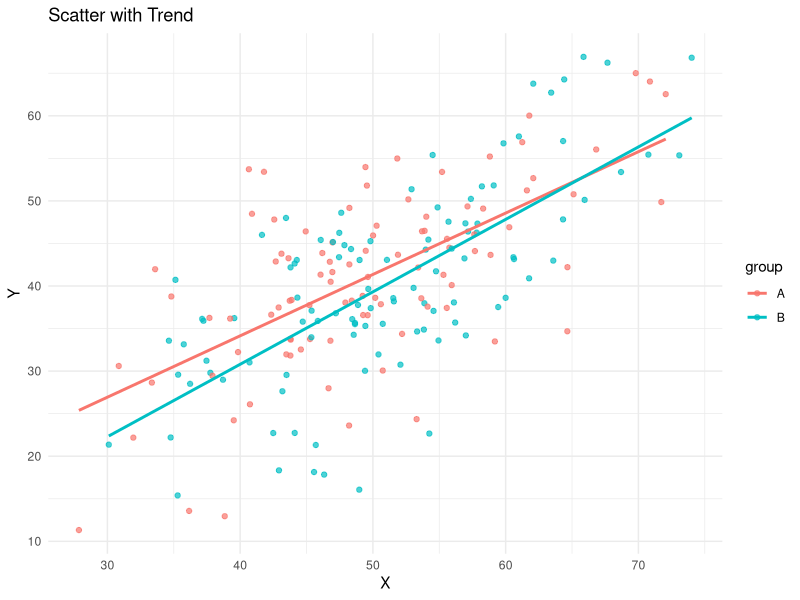
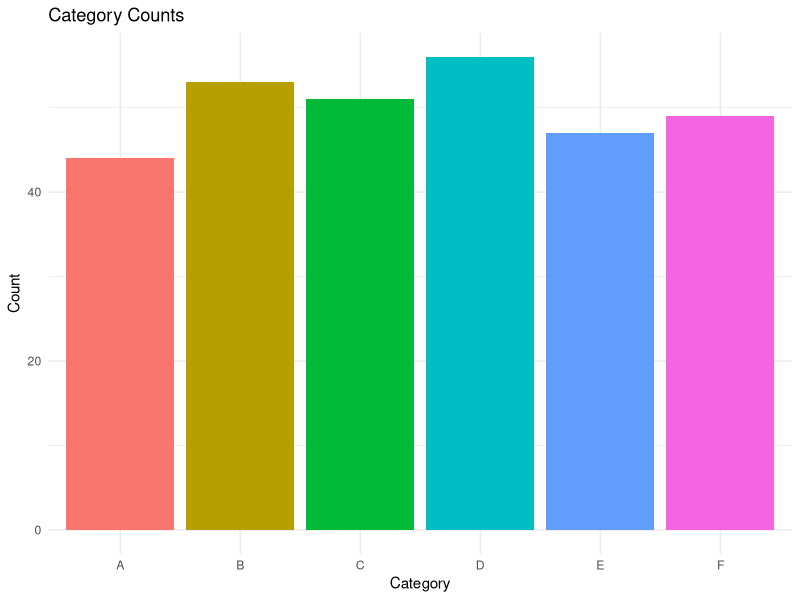
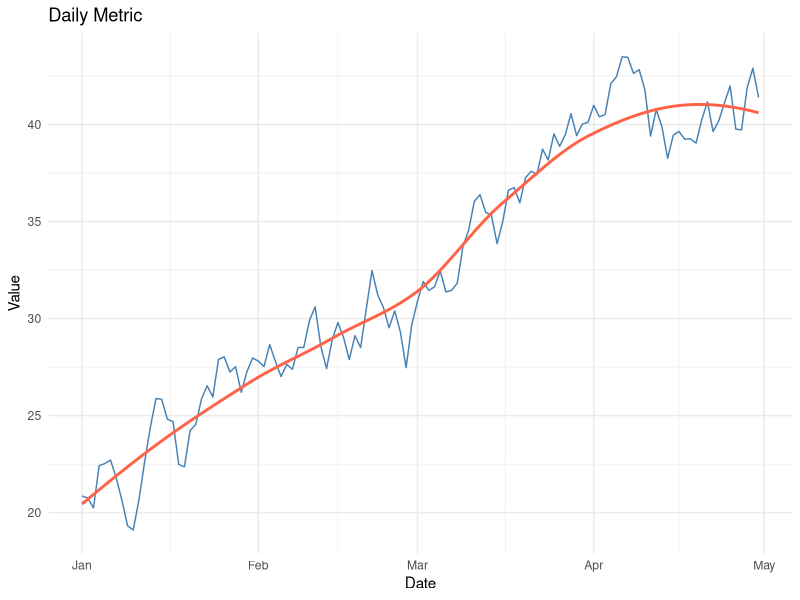
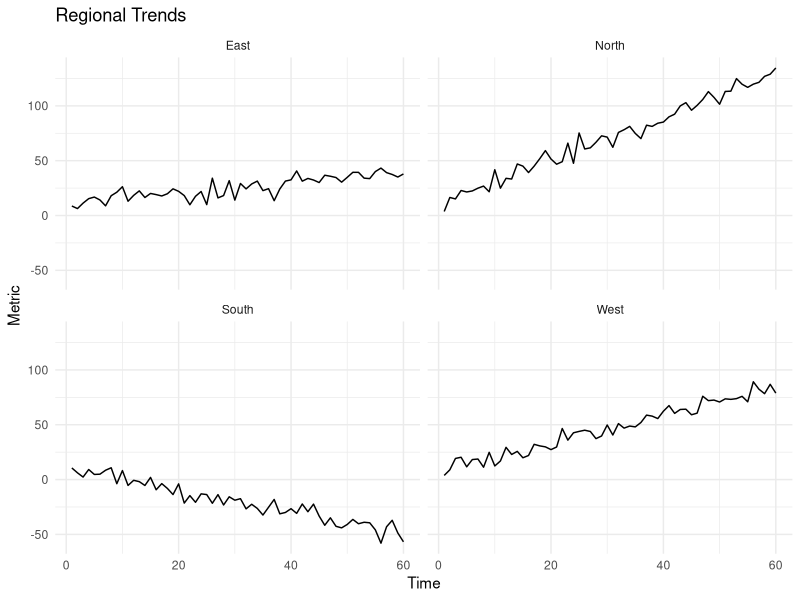

Write the R code that produced these figures, in order.
# Visualization Demo using tidyverse (Week 1)
# Generates a few common charts and saves them to PNG files

library(tidyverse)

# 1) Scatter plot with regression line
set.seed(1)
scatter_df <- tibble(
  x = rnorm(200, mean = 50, sd = 10),
  y = 0.8 * x + rnorm(200, sd = 8),
  group = sample(c("A", "B"), 200, replace = TRUE)
)

p_scatter <- ggplot(scatter_df, aes(x = x, y = y, color = group)) +
  geom_point(alpha = 0.7) +
  geom_smooth(method = "lm", se = FALSE) +
  labs(title = "Scatter with Trend", x = "X", y = "Y") +
  theme_minimal()

ggsave("viz_scatter.png", p_scatter, width = 8, height = 6)

# 2) Bar chart (categorical counts)
bar_df <- tibble(
  category = sample(LETTERS[1:6], 300, replace = TRUE)
) %>%
  count(category)

p_bar <- ggplot(bar_df, aes(x = category, y = n, fill = category)) +
  geom_col() +
  labs(title = "Category Counts", x = "Category", y = "Count") +
  theme_minimal() +
  theme(legend.position = "none")

ggsave("viz_bar.png", p_bar, width = 8, height = 6)

# 3) Line chart (time series)
line_df <- tibble(
  date = seq.Date(as.Date("2025-01-01"), by = "day", length.out = 120),
  value = cumsum(rnorm(120, mean = 0.2, sd = 1)) + 20
)

p_line <- ggplot(line_df, aes(x = date, y = value)) +
  geom_line(color = "steelblue") +
  geom_smooth(method = "loess", se = FALSE, color = "tomato") +
  labs(title = "Daily Metric", x = "Date", y = "Value") +
  theme_minimal()

ggsave("viz_line.png", p_line, width = 9, height = 5)

# 4) Faceted small multiples
facet_df <- tibble(
  grp = rep(c("North", "South", "East", "West"), each = 60),
  t = rep(1:60, times = 4),
  metric = 10 + rep(c(2, -1, 0.5, 1.2), each = 60) * t + rnorm(240, sd = 5)
)

p_facet <- ggplot(facet_df, aes(x = t, y = metric)) +
  geom_line() +
  facet_wrap(~ grp, ncol = 2) +
  labs(title = "Regional Trends", x = "Time", y = "Metric") +
  theme_minimal()

ggsave("viz_facets.png", p_facet, width = 10, height = 6)

cat("Saved plots: viz_scatter.png, viz_bar.png, viz_line.png, viz_facets.png\n")
